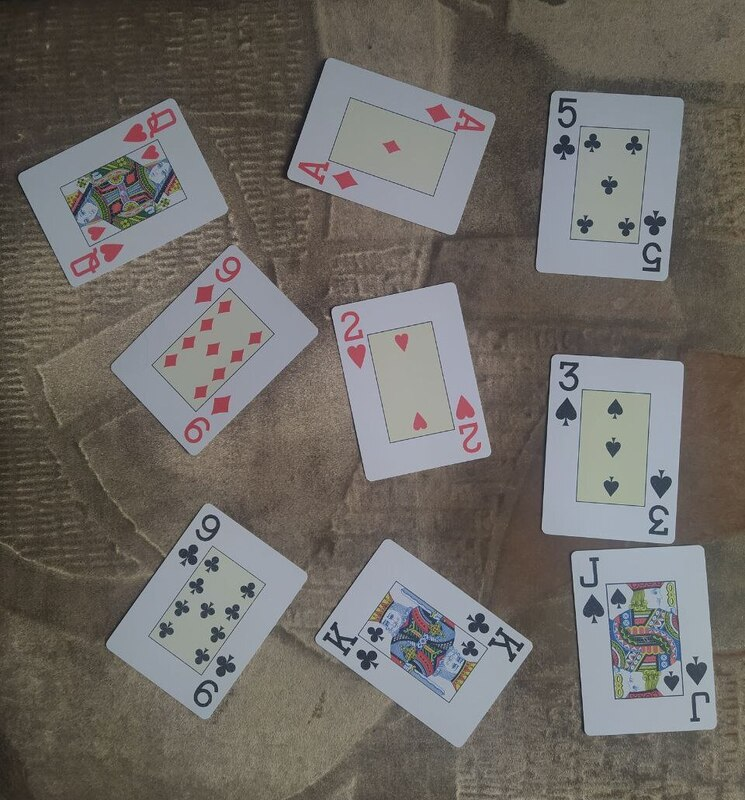
//> input picture card_recognition/res/image.png, 745 x 800 px
$ ./main   (built with g++ and OpenCV 4)
//> lines starting //> are read from the running program, lines starting //| are printed output that depends on the picture; after the words box and inside, x2 and y2 are one past the last pixel; in counts of white or black regions, pixels touching at a corner belong together; pictures that were not available may be replaced by others from this repository, and a replacement may not be noted
//> further down, image is the input picture: 800 rows x 745 cols, CV_8UC3; mean B, G, R 101.9, 106.2, 110
#include <opencv2/opencv.hpp>
#include <opencv2/features2d.hpp>
#include <opencv2/imgproc.hpp>
#include <iostream>
#include <vector>
#include <string>

using namespace cv;
using namespace std;

// Структура для хранения информации о карте
struct Card {
    string name;
    Mat image;
    vector<KeyPoint> keypoints;
    Mat descriptors;
};

// Функция для фильтрации совпадений
vector<DMatch> ratioTest(const vector<vector<DMatch>>& matches12, double ratio) {
    vector<DMatch> goodMatches;
    for (int i = 0; i < matches12.size(); i++) {
        if (matches12[i].size() == 2 && matches12[i][0].distance < ratio * matches12[i][1].distance) {
            goodMatches.push_back(matches12[i][0]);
        }
    }
    sort(goodMatches.begin(), goodMatches.end(), [](const DMatch& a, const DMatch& b) { return a.distance < b.distance; });
    if (goodMatches.size() > 5) {
        goodMatches.resize(5);
    }
    return goodMatches;
}

// Загрузка эталонных карт
vector<Card> loadReferenceCards() {
    vector<Card> referenceCards;
    vector<string> cardNames = {"2chervi", "3vinni", "5kresti", "9bybovii", "9kresti", "damachervi", "korolkresti", "tysbybovii", "valetvinni"};
    for (const auto& name : cardNames) {
        string path = "../../res/" + name + ".png";
        Mat image = imread(path);
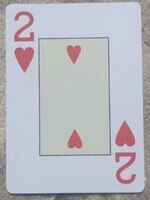
//> input picture card_recognition/res/2chervi.png, 150 x 200 px
//> image is the input picture: 200 rows x 150 cols, CV_8UC3; mean B, G, R 192.7, 185.6, 185.1
        if (image.empty()) {
            cout << "Failed to load " << path << endl;
            continue;
        }

        Ptr<SIFT> sift = SIFT::create();
        vector<KeyPoint> keypoints;
        Mat descriptors;
        sift->detectAndCompute(image, noArray(), keypoints, descriptors);
//> keypoints = 101 keypoints; strongest (x, y, size): (32, 34, 2.8), (16, 18, 3), (133, 176, 3.1), (125, 136, 11.5)

        Card card;
        card.name = name;
        card.image = image;
        card.keypoints = keypoints;
//> card.keypoints has the same summary as keypoints
        card.descriptors = descriptors;
        referenceCards.push_back(card);
        cout << "Loaded card: " << name << ", keypoints: " << keypoints.size() << endl;
//| Loaded card: 2chervi, keypoints: 101
    }
    return referenceCards;
}

int main() {
    Mat image = imread("../../res/image.png");
    if (image.empty()) {
        cout << "Failed to load the main image ../../res/image.png" << endl;
        return -1;
    }

    vector<Card> referenceCards = loadReferenceCards();
    if (referenceCards.empty()) {
        cout << "Failed to load reference cards" << endl;
        return -1;
    }

    Mat imageGray;
    cvtColor(image, imageGray, COLOR_BGR2GRAY);
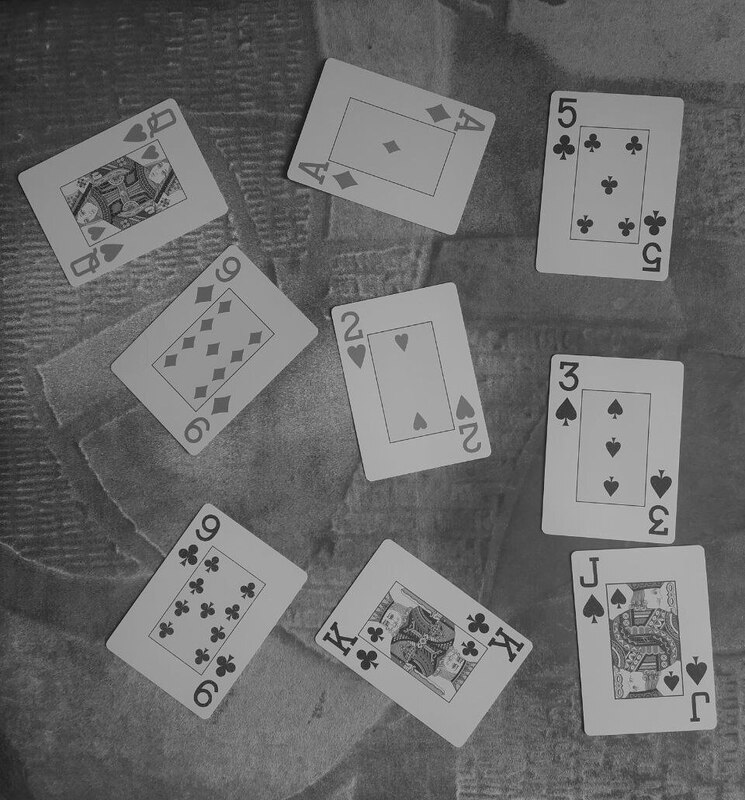
//> imageGray: 800 rows x 745 cols, CV_8UC1; min 10, max 202, mean 106.8

    Ptr<SIFT> sift = SIFT::create();
    vector<KeyPoint> imageKeypoints;
    Mat imageDescriptors;
    sift->detectAndCompute(image, noArray(), imageKeypoints, imageDescriptors);
//> imageKeypoints = 1941 keypoints; strongest (x, y, size): (381, 638, 2.2), (567, 411, 11.8), (566, 424, 3), (375, 665, 2.9)

    Mat blurred;
    GaussianBlur(imageGray, blurred, Size(7, 7), 2);

    Mat edges;
    Canny(blurred, edges, 50, 200);
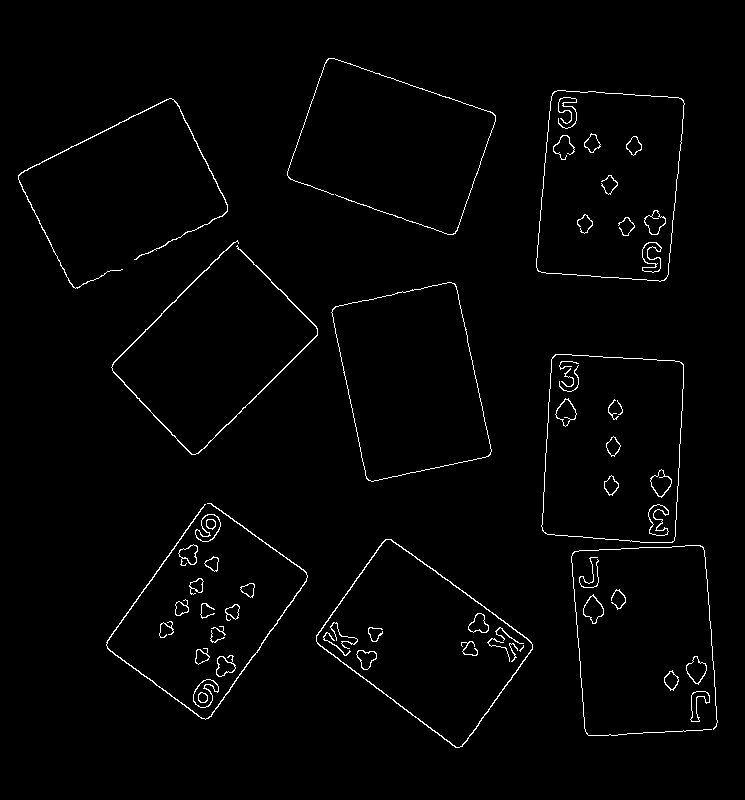
//> edges: 800 rows x 745 cols, CV_8UC1; 1.7% white in thin lines or dots, all inside (x1, y1, x2, y2) = (18, 58, 718, 748)

    vector<vector<Point>> contours;
    findContours(edges, contours, RETR_EXTERNAL, CHAIN_APPROX_SIMPLE);
//> contours = 29 contours, 6 with area under 20; largest, box (x1, y1, x2, y2) and area: (536, 90, 685, 282) 24342, (541, 354, 684, 543) 24145, (316, 539, 533, 748) 23680, (331, 282, 492, 482) 22708, (193, 679, 219, 708) 428

    Mat resultImage = image.clone();
    drawContours(resultImage, contours, -1, Scalar(255, 0, 0), 3);
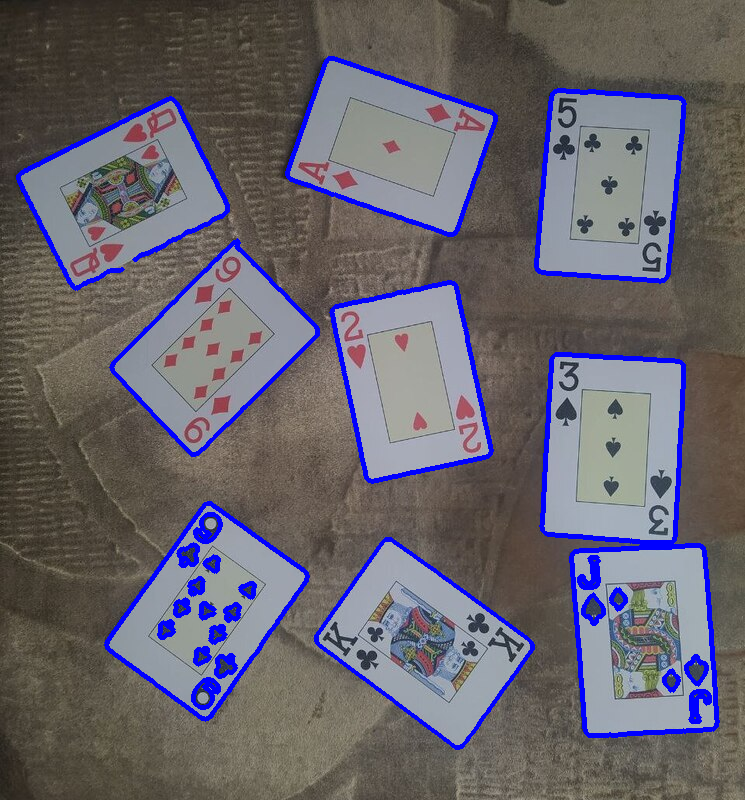
//> resultImage: 800 rows x 745 cols, CV_8UC3; 5.3% of pixels changed, all inside (x1, y1, x2, y2) = (16, 56, 720, 750)

    BFMatcher matcher(NORM_L2);
    for (const auto& refCard : referenceCards) {
        if (refCard.descriptors.empty() || imageDescriptors.empty()) continue;

        vector<vector<DMatch>> knnMatches;
        matcher.knnMatch(imageDescriptors, refCard.descriptors, knnMatches, 2);

        auto goodMatches = ratioTest(knnMatches, 0.5);

        vector<Point2f> points;
        for (const auto& match : goodMatches) {
            points.push_back(imageKeypoints[match.queryIdx].pt);
        }

        if (!points.empty()) {
            putText(resultImage, refCard.name, points[0], FONT_HERSHEY_SIMPLEX, 0.7, Scalar(0, 0, 255), 2);
        }
    }

    imwrite("../../out/output.png", resultImage);
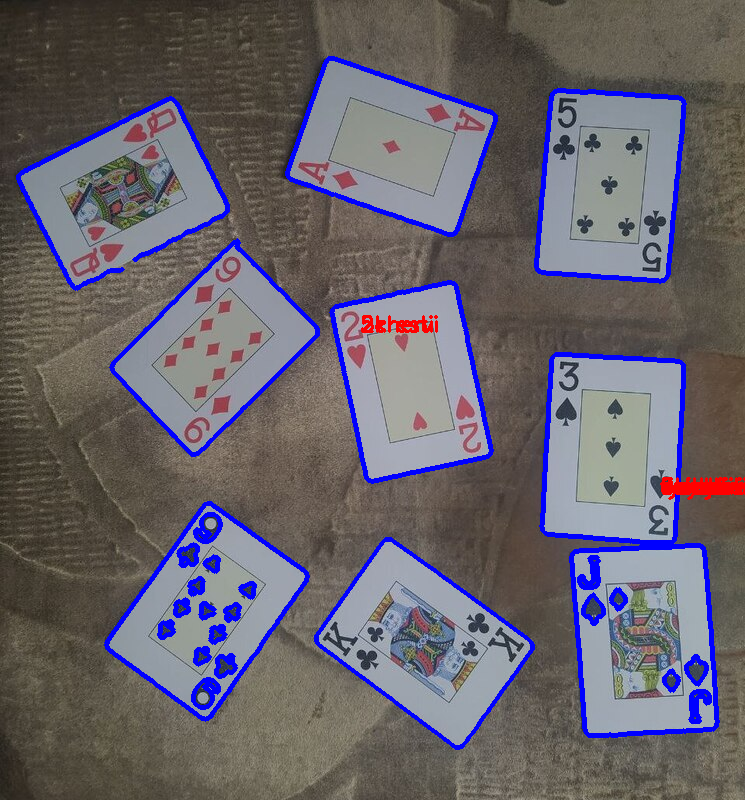
//> saved as output.png: 800 rows x 745 cols, CV_8UC3; mean B, G, R 108.3, 99.4, 104.2
    cout << "Result saved to ../../out/output.png" << endl;

    imshow("Matches", resultImage);
    cv::waitKey(0);

    return 0;
}
